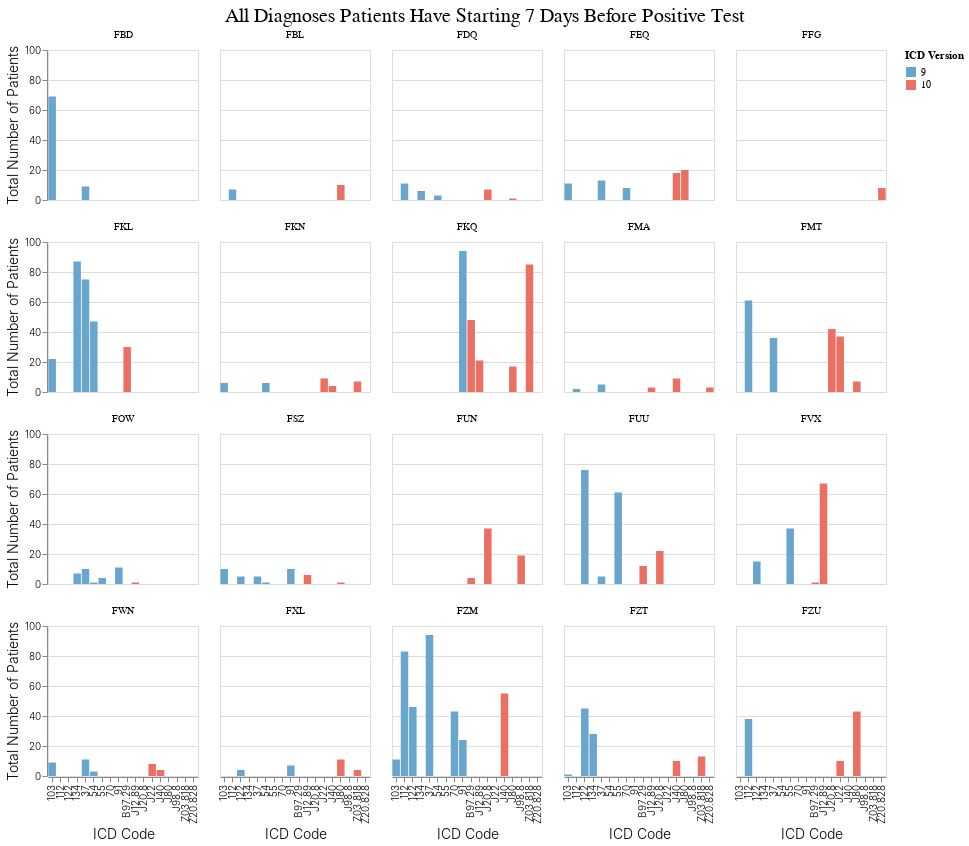

Notebook cell for this chart:
### Code cell
def apply_theme_sm(base):
    return base.configure_axis(
        labelFontSize=10,
        labelFontWeight=300,
        titleFontSize=14,
        titleFontWeight=300
    ).configure_title(fontSize=20, fontWeight=400, anchor="middle")

# Mouseover effect
mouseover = alt.selection(type='single', on='mouseover', fields=[icd_code], nearest=False)
    
base = alt.Chart(df).mark_bar().encode(
    x=alt.X(f"{icd_code}:N", title="ICD Code"),
    y=alt.Y(f"sum({num_patients}):Q", title="Total Number of Patients"),
    color=alt.Color(icd_version + ":N", scale=icd_color_scale, title="ICD Version"),
    facet=alt.Facet(f"{siteid}:N", columns=5, title=""),
    tooltip=[icd_code, f"sum({num_patients})"]
).transform_filter(
    # Do not show uncertain data
    alt.FieldGTEPredicate(field=num_patients, gte=0)
).properties(
    width=150,
    height=150
)

chart = apply_theme_sm(base).properties(
    title="All Diagnoses Patients Have Starting 7 Days Before Positive Test"
)

chart.interactive()

### Figure 1 — Vega-Lite specification as saved in the notebook (floating-point values rounded to 4 significant figures; data arrays with more than 128 entries replaced by an {"elided": "..."} marker saying what was removed)
{"config": {"view": {"continuousWidth": 400, "continuousHeight": 300}, "axis": {"labelFontSize": 10, "labelFontWeight": 300, "titleFontSize": 14, "titleFontWeight": 300}, "title": {"anchor": "middle", "fontSize": 20, "fontWeight": 400}}, "data": {"name": "data-eeece5fd57f8cb1bdccf106b73d13ef5"}, "mark": "bar", "encoding": {"color": {"type": "nominal", "field": "icd_version", "scale": {"range": ["#69A6CE", "#EB6F63"]}, "title": "ICD Version"}, "facet": {"type": "nominal", "columns": 5, "field": "siteid", "title": ""}, "tooltip": [{"type": "nominal", "field": "icd_code"}, {"type": "quantitative", "aggregate": "sum", "field": "num_patients"}], "x": {"type": "nominal", "field": "icd_code", "title": "ICD Code"}, "y": {"type": "quantitative", "aggregate": "sum", "field": "num_patients", "title": "Total Number of Patients"}}, "height": 150, "selection": {"selector371": {"type": "interval", "bind": "scales", "encodings": ["x", "y"]}}, "title": "All Diagnoses Patients Have Starting 7 Days Before Positive Test", "transform": [{"filter": {"field": "num_patients", "gte": 0}}], "width": 150, "$schema": "https://vega.github.io/schema/vega-lite/v4.0.2.json", "datasets": {"data-eeece5fd57f8cb1bdccf106b73d13ef5": {"elided": "182 records"}}}
